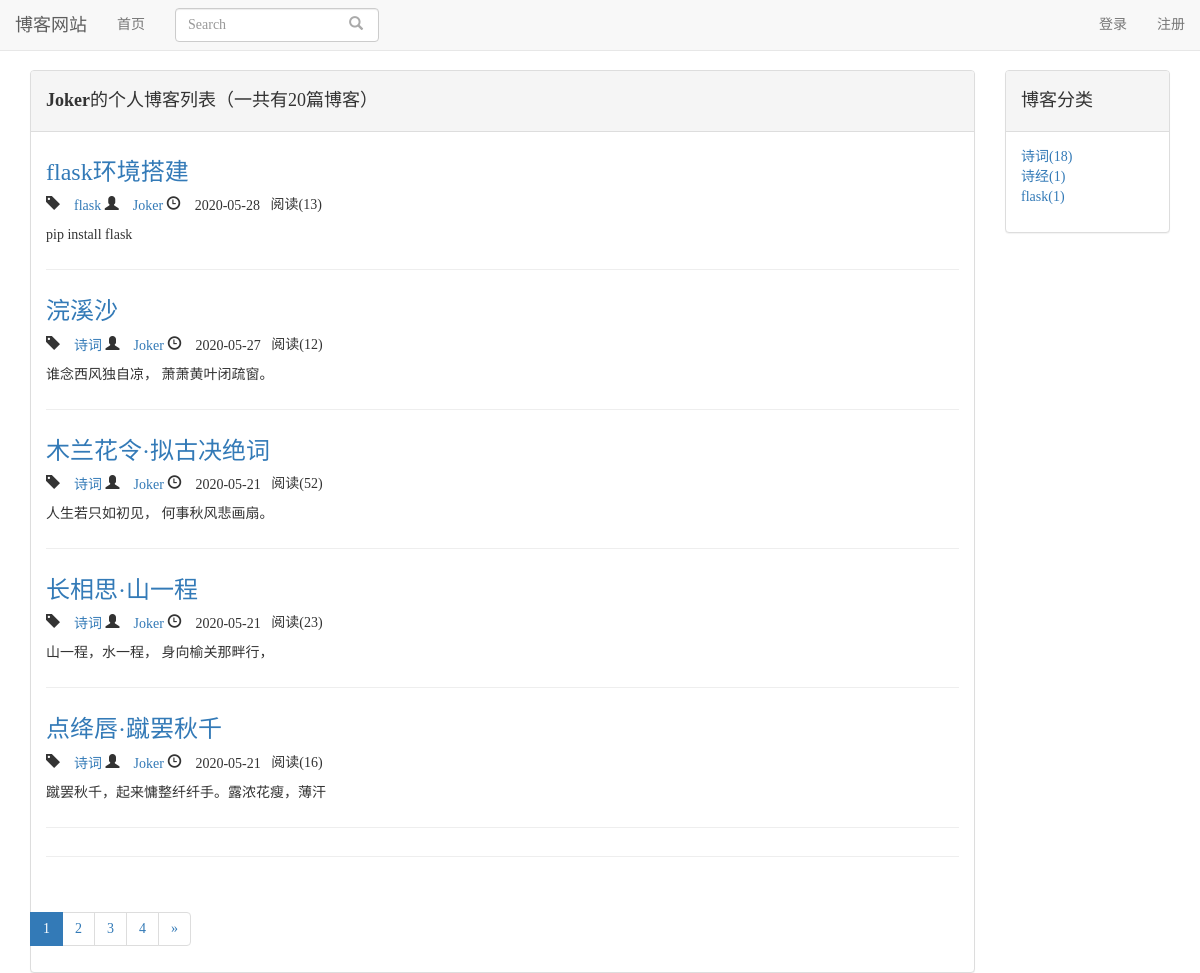
Screenshot of /blog/Joker with the database file from the repository.
### blog/models.py (models this page shows, shortened)
class Blog(models.Model):
    title=models.CharField(max_length=50,verbose_name='标题')
    blog_type=models.ForeignKey(BlogType,on_delete=models.DO_NOTHING,verbose_name='博客类型')
    content=RichTextUploadingField()
    author=models.ForeignKey(User,on_delete=models.DO_NOTHING,verbose_name='作者')
    created_time=models.DateTimeField(auto_now_add=True,verbose_name='创作时间')
    last_update_time=models.DateTimeField(auto_now=True,verbose_name='上次修改时间')
    def readnum_function(self):
        try:
            return self.readnum.read_num
        except Exception as e:
            return 0
    readnum_function.short_description='阅读量'
    class Meta:
        ordering=['-created_time']
        verbose_name='博客'
        verbose_name_plural=verbose_name

class BlogType(models.Model):
    type_name=models.CharField(max_length=20,verbose_name='博客类型')
    author=models.ForeignKey(User,on_delete=models.DO_NOTHING,verbose_name='作者')
    def __str__(self):
        return self.type_name
    class Meta:
        verbose_name='博客类型'
        verbose_name_plural=verbose_name

class ReadNum(models.Model):
    read_num=models.IntegerField(default=0,verbose_name='阅读量')
    blog=models.OneToOneField(Blog,on_delete=models.CASCADE,verbose_name='博客')
    class Meta:
        verbose_name='阅读量'
        verbose_name_plural=verbose_name

### blog/views.py (the view)
# urls.py: path('<username>',views.blog_list,name='blog_list'),
def blog_list(request,username):
    page_num=request.GET.get('page',1)#获取页面参数(request.GET是字典)，page_num是字符串
    user=User.objects.get(username=username)
    blogs_all_list=Blog.objects.filter(author=user)
    paginator=Paginator(blogs_all_list,5)#每5个进行分页
    page_of_blogs=paginator.get_page(page_num)
    blog_types=BlogType.objects.filter(author=user)
    my_blog_types=[]
    for blog_type in blog_types:# 添加每种类型对应的博客数量，利用python可以临时添加实例变量和类变量的属性
        blog_type.blog_count = Blog.objects.filter(blog_type=blog_type).count()
        my_blog_types.append(blog_type)
    context={}
    context['page_of_blogs']=page_of_blogs
    context['blog_types']=my_blog_types
    context['author']=username
    return render(request,'blog_list.html',context)

### blog/templates/blog_list.html (shortened to what this page needs)
{% extends 'base.html' %}
{% block content %}
	<link rel="stylesheet" href="/static/blog/blog_list.css">
	<div class="container">
		<div class="row">
			<div class="col-sm-8 col-lg-10">
				<div class="panel panel-default">
					<div class="panel-heading"><h4>{% block blog_list_title %}<strong>{{ author }}</strong>的个人博客列表（一共有{{page_of_blogs.paginator.count}}篇博客）{% endblock %}</h4></div>
					<div class="panel-body">
						{% for blog in page_of_blogs.object_list %}
						<div class="blog">
						<h3><a href="/blog/articles/{{blog.id}}">{{blog.title}}</a></h3>
						<p class="blog-info">
							<span class="glyphicon glyphicon-tag" aria-hidden="true">
								<a href="/blog/type/{{blog.blog_type.pk}}">{{blog.blog_type}}</a>
							</span>
							<span class="glyphicon glyphicon-user" aria-hidden="true">
								<a href="{% url 'blog_list' blog.author %}">{{blog.author}}</a>
							</span>
							<span class="glyphicon glyphicon-time" aria-hidden="true">
								{{blog.created_time|date:"Y-m-d"}}
							</span>
							&nbsp;&nbsp;<span>阅读({{blog.readnum_function}})</span>
						</p>
						<p>{{blog.content|striptags|truncatechars:20}}</p>
						</div>
						{% empty %}
						<div class="blog">
							<h3>暂无博客......</h3>
						</div>
						{% endfor %}
						<hr>
					</div>
					<nav aria-label="Page navigation">
					  <ul class="pagination">
						{% for page_num in page_of_blogs.paginator.page_range %}
							{% if page_num == page_of_blogs.number %}
							<li class="active"><span>{{page_num}}</span></li>
							{% else %}
							<li><a href="?page={{page_num}}">{{page_num}}</a></li>
							{% endif %}
						{% endfor %}
						<li>
						{%if page_of_blogs.has_next %}
						  <a href="?page={{page_of_blogs.next_page_number}}" aria-label="Next">
							<span aria-hidden="true">&raquo;</span>
						  </a>
						{% endif %}
						</li>
					  </ul>
					</nav>
				</div>
			</div>
			<div class="col-sm-4 col-lg-2">
				<div class="panel panel-default">
					<div class="panel-heading"><h4>博客分类</h4></div>
					<div class="panel-body">
						<ul class="blog-types">
						{% for blog_type in blog_types %}
						<li><a href="/blog/type/{{blog_type.pk}}">{{blog_type}}({{blog_type.blog_count}})</a></li>
						{% empty %}
						<li>暂无分类</li>
						{% endfor %}
						</ul>
					</div>
				</div>
			</div>
		</div>
	</div>
{% endblock %}

### static/base.css (style rules this page uses)
* { margin:0; padding:0; font-family:"微软雅黑"; }
body { margin-top:70px!important; }

### static/blog/blog_list.css (style rules this page uses)
ul.blog-types { list-style-type:none; }
div.blog:not(:last-child) { margin-bottom:2em; padding-bottom:1em; border-bottom:1px solid #eee; }
div.blog h3 { margin-top:0.5em; }

### rows the page displays
Blog: title "flask环境搭建", blog_type "flask", author "Joker", created_time "2020-05-28", readnum_function "13", content "pip install flask"
Blog: title "浣溪沙", blog_type "诗词", author "Joker", created_time "2020-05-27", readnum_function "12", content "谁念西风独自凉， 萧萧黄叶闭疏窗。"
Blog: title "木兰花令·拟古决绝词", blog_type "诗词", author "Joker", created_time "2020-05-21", readnum_function "52", content "人生若只如初见， 何事秋风悲画扇。"
Blog: title "长相思·山一程", blog_type "诗词", author "Joker", created_time "2020-05-21", readnum_function "23", content "山一程，水一程， 身向榆关那畔行，"
Blog: title "点绛唇·蹴罢秋千", blog_type "诗词", author "Joker", created_time "2020-05-21", readnum_function "16", content "蹴罢秋千，起来慵整纤纤手。露浓花瘦，薄汗"
BlogType: type_name "诗词", blog_count "18"
BlogType: type_name "诗经", blog_count "1"
BlogType: type_name "flask", blog_count "1"

### other values shown
{{ author }} "Joker"
{{ page_of_blogs.paginator.count }} "20"
{{ page_num }} "1"
{{ page_num }} "2" "3" "4"
